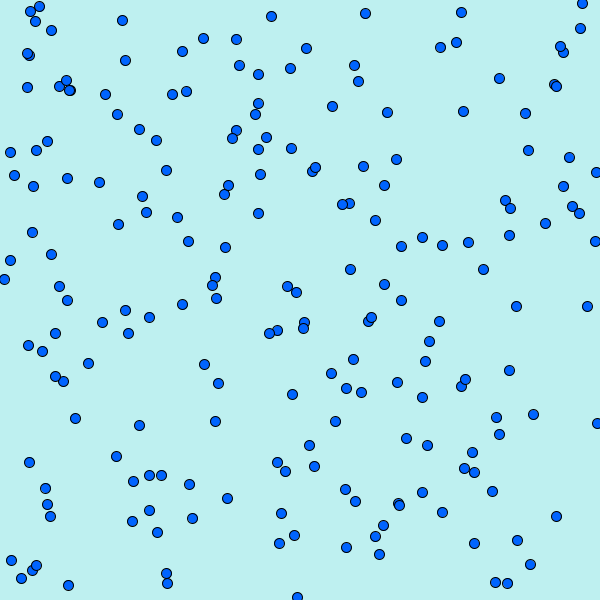
Frame 1 (no input)
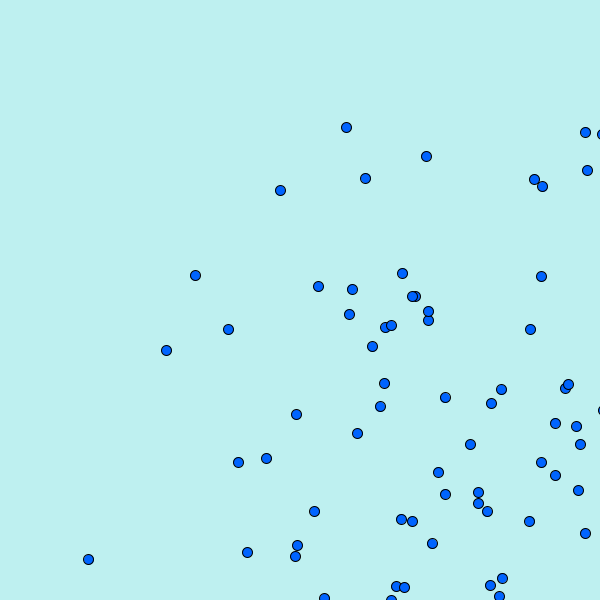
Frame 60 (the mouse pressed at the canvas centre just before this capture)
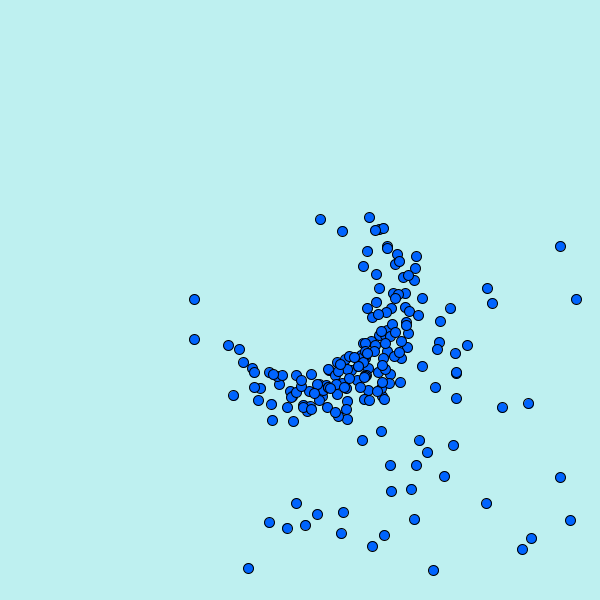
Frame 120 (the mouse held since frame 60 and released just before this capture)

The Processing sketch that drew these frames (run headless with seeded random() and noise(); from frame 60 on, the mouse is pressed at the canvas centre):

// Processing sketch: n6_5_weighted_behavior_combinations
// ── n6_5_weighted_behavior_combinations.pde
ArrayList<Vehicle> vehicles;

void setup() {
  size(600,600);
  vehicles = new ArrayList<Vehicle>();
  for (int i = 0; i < 200; i++) {
    vehicles.add(new Vehicle(new PVector(random(width),random(height)),random(5,10),random(0.1,0.5)));
  }
}
void draw() {
  background(190,240,240);
  for (Vehicle v : vehicles) {
    v.applyBehaviors(vehicles);
    v.update();
    v.display();
    if (mousePressed) {
      PVector repel = PVector.sub(v.pos,new PVector(mouseX,mouseY));
      repel.setMag(map(repel.mag(),0,100,10,0));
      v.applyForce(repel);
    }
  }
}
// ── Vehicle.pde
class Vehicle {
  PVector pos, vel, acc;
  float maxspeed, maxforce, r;
  
  Vehicle(PVector p, float ms, float mf) {
    pos = new PVector(p.x,p.y);
    vel = new PVector(random(1,10),random(1,10));
    acc = new PVector(0,0);
    maxspeed = ms;
    maxforce = mf;
    r = 10;
  }
  void update() {
    vel.add(acc);
    vel.limit(maxspeed);
    pos.add(vel);
    acc.mult(0);
  }
  void applyForce(PVector force) {
    acc.add(force);
  }
  PVector seek(PVector target) {
    PVector desired = PVector.sub(target,pos);
    desired.normalize();
    desired.mult(maxspeed);
    PVector steer = PVector.sub(desired,vel);
    steer.limit(maxforce);
    return steer;
  }
  PVector align(ArrayList<Vehicle> vehicles) {
    float neighborDist = 25;
    PVector sum = new PVector(0,0);
    int count = 0;
    for (Vehicle other : vehicles) {
      float d = PVector.dist(pos,other.pos);
      if (d > 0 && d < neighborDist) {
        sum.add(other.vel);
        count++;
      }
    }
    PVector steer;
    if (count > 0) {
      sum.div((float)count);
      sum.normalize();
      steer = PVector.sub(sum,vel);
      steer.limit(maxforce);
      } else {
      steer = new PVector(0,0);
    }
    return steer;
  }
  PVector separate (ArrayList<Vehicle> vehicles) {
    float desired = r*2;
    PVector sum = new PVector();
    int count = 0;
    for (Vehicle other : vehicles) {
      float d = PVector.dist(pos,other.pos);
      if ((d > 0) && (d < desired)) {
        PVector diff = PVector.sub(pos,other.pos);
        diff.normalize();
        diff.div(d);
        sum.add(diff);
        count++;
      }
    }
    PVector steer;
    if (count > 0) {
      sum.div(count);
      sum.normalize();
      sum.mult(maxspeed);
      steer = PVector.sub(sum,vel);
      steer.limit(maxforce);
    } else {
      steer = new PVector(0,0);
    }
    return steer;
  }
  void applyBehaviors(ArrayList<Vehicle> vehicles) {
    PVector separateForce = separate(vehicles);
    //PVector alignForce = align(vehicles);
    PVector seekForce = seek(new PVector(mouseX,mouseY));
    separateForce.mult(map(mouseY,0,height,0,2));
    seekForce.mult(map(mouseX,0,width,0,2));
    applyForce(separateForce);
    //applyForce(alignForce);
    applyForce(seekForce);
  }
  void display() {
    fill(0,100,255);
    stroke(0);
    ellipse(pos.x,pos.y,r,r);
  }
  void borders() {
    if (pos.x < -r)        pos.x = width+r;
    if (pos.y < -r)        pos.y = height+r;
    if (pos.x > width+r)   pos.x = -r;
    if (pos.y > height+r)  pos.y = -r;
  }
}
